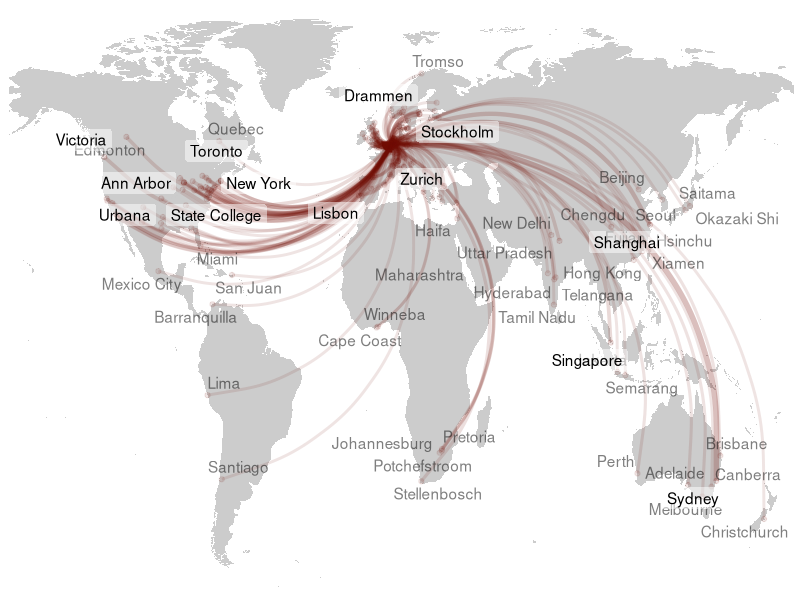
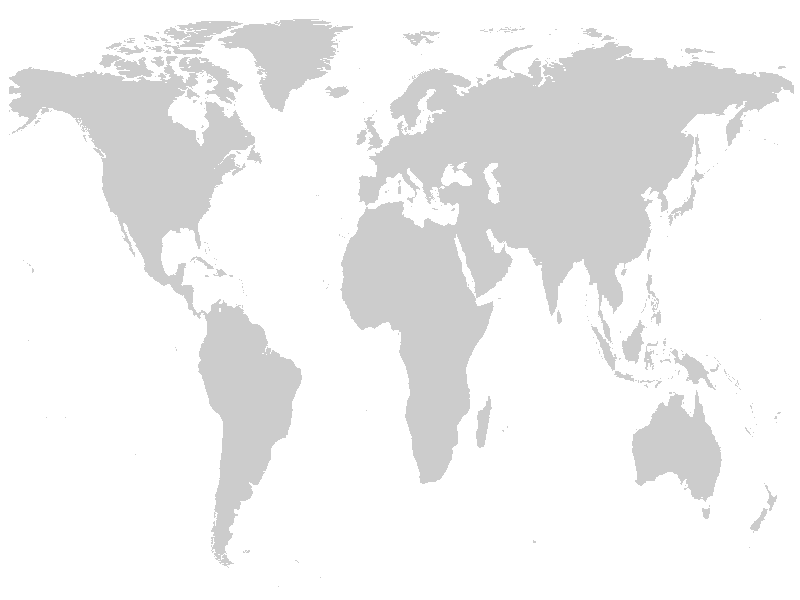
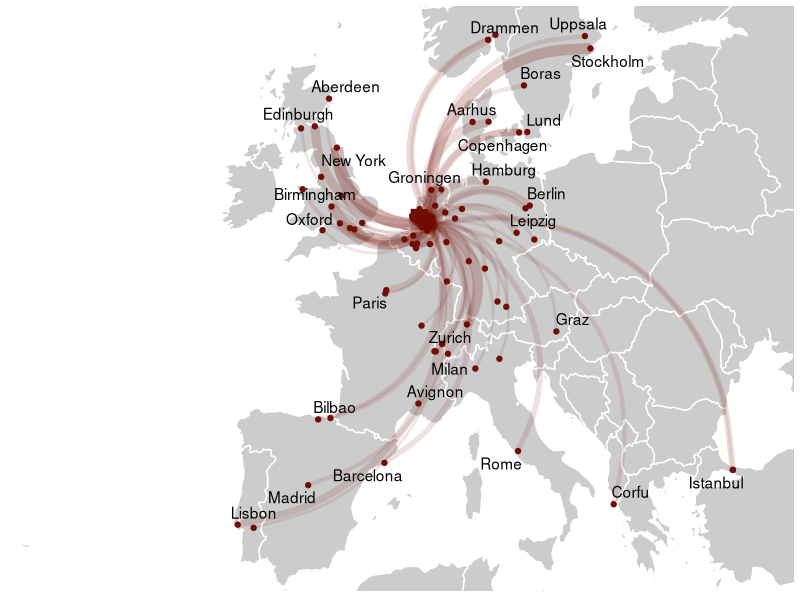
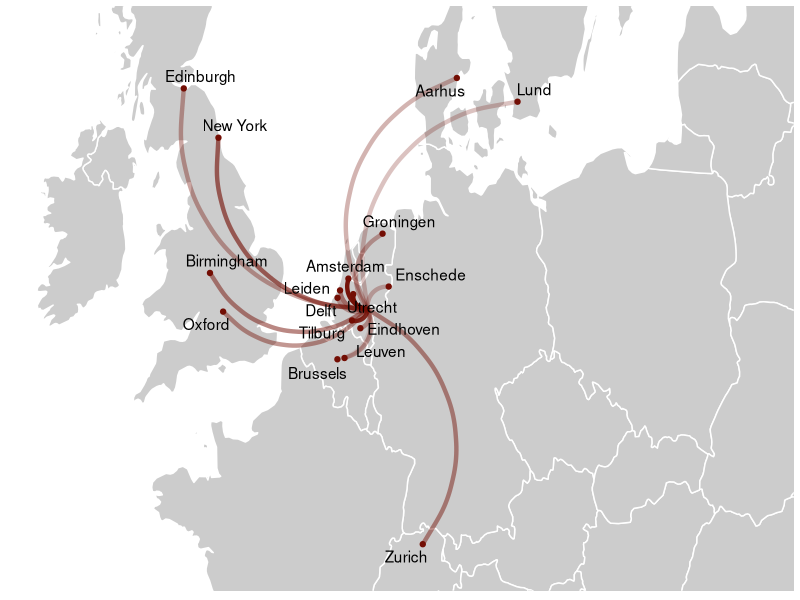
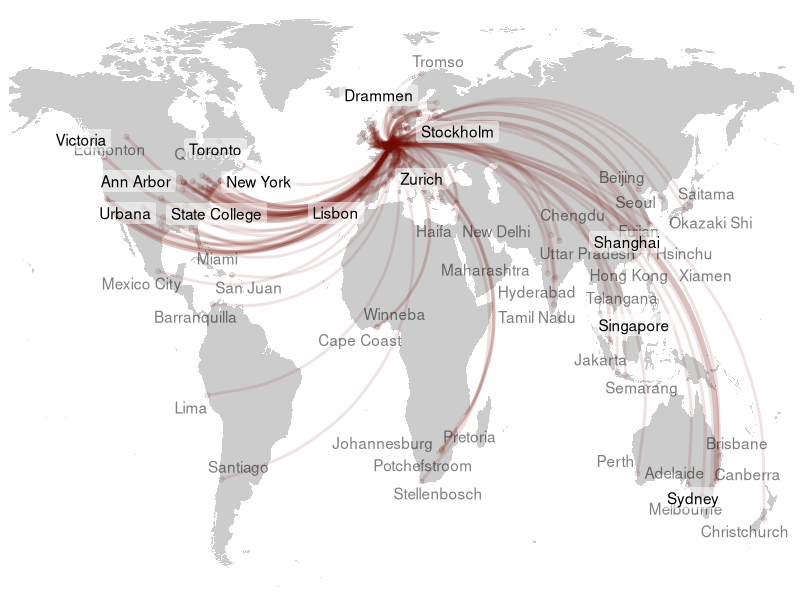
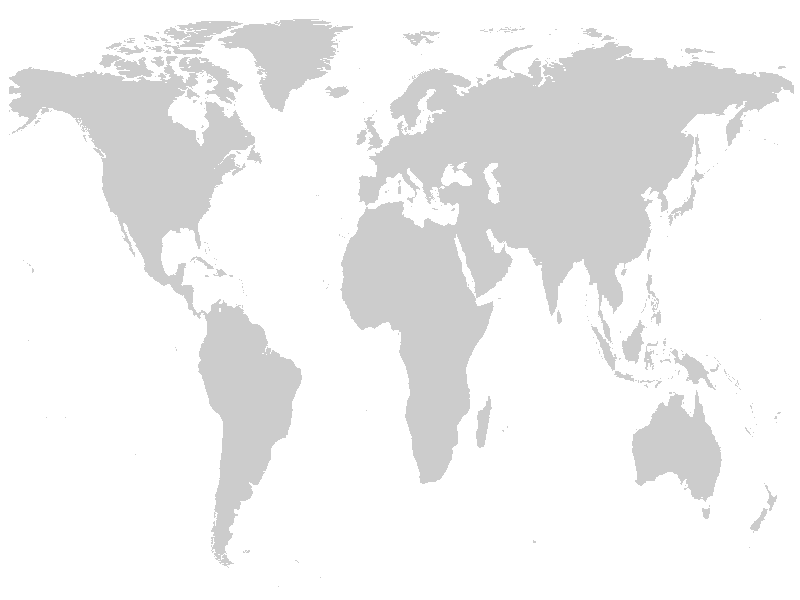
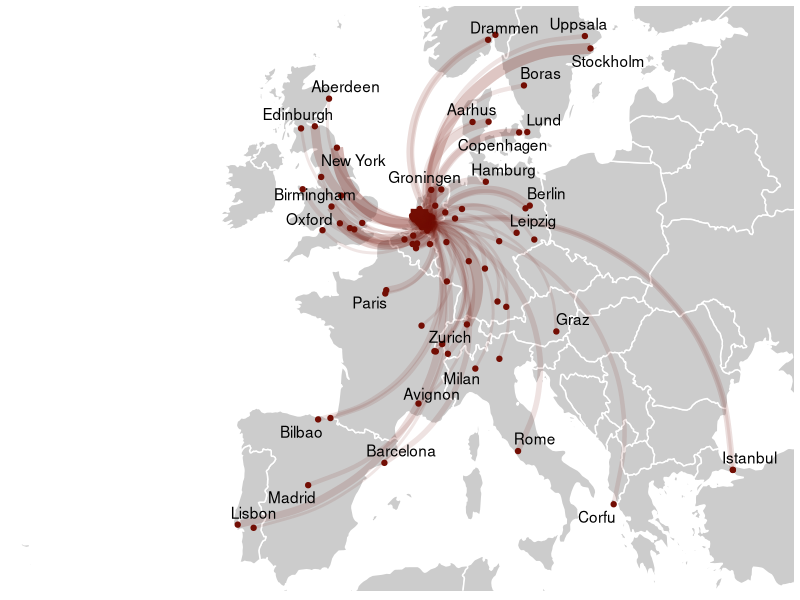
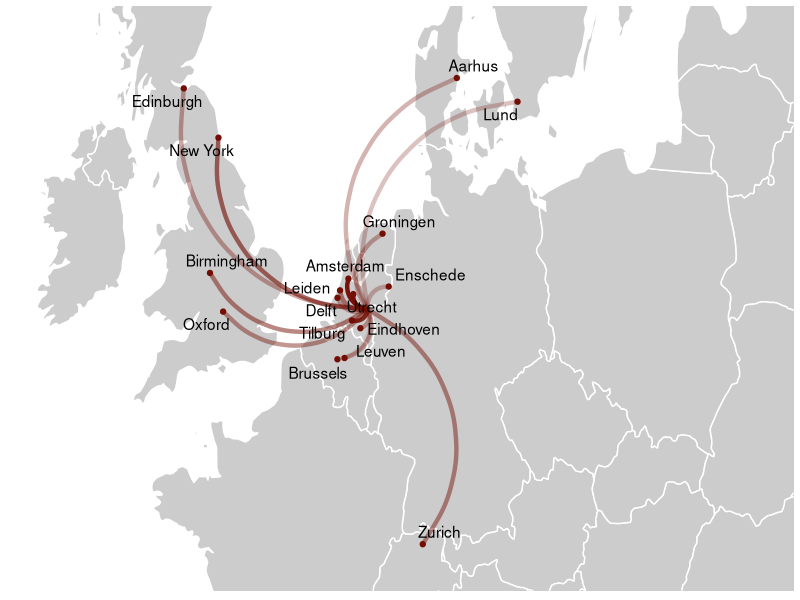

The R source for these figures, in order: (Note: this script raises an error after producing the figures.)
# CLS bibliometrics: Map
# MD 2024


# Packages and useful functions

list.of.packages <- c("tidyverse",
                      "viridis",
                      "ggthemes",
                      "bibliometrix",
                      "openalexR",
                      "dimensionsR",
                      "pubmedR",
                      "rscopus",
                      "ggmap",
                      "tmaptools",
                      "ggrepel")
new.packages <- list.of.packages[!(list.of.packages %in% installed.packages()[,"Package"])]
if(length(new.packages)) install.packages(new.packages)
lapply(list.of.packages, require, character.only=T)


# smol things
`%notin%` <- function(x,y) !(x %in% y) 
mean.na <- function(x) mean(x, na.rm = T)
median.na <- function(x) median(x, na.rm= T)
min.na <- function(x) min(x, na.rm = T)
max.na <- function(x) max(x, na.rm = T)
sd.na <- function(x) sd(x, na.rm = T)
sum.na <- function(x) sum(x, na.rm = T)

# useful resources



# Load data ---------------------------------------------------------------

locations.raw <- read_csv("data/cls-locations_raw.csv")

# simplify df and create one that has counts
locations <- locations.raw |>
  select(country, city, institution, lat, lon)
locations_counts <- locations |>
  group_by(city,lat,lon,country) |>
  summarise(count = n()) |>
  ungroup() |>
  arrange(desc(count))

locations_institutions_counts <- locations |>
  group_by(city,institution,lat,lon,country) |>
  summarise(count = n()) |>
  ungroup() |>
  arrange(desc(count))

# some descriptive stats
top25_institutions <- locations_institutions_counts |>
  slice(2:26) |> select(institution) |> unlist() |> as.vector()

top25_outside_nijmegen <- locations_institutions_counts |>
  filter(city != "Nijmegen") |>
  slice(1:25) |> select(institution) |> unlist() |> as.vector()

top25_outside_NL <- locations_institutions_counts |>
  filter(country != "Netherlands") |>
  slice(1:25) |> select(institution) |> unlist() |> as.vector()

top25_places <- locations_counts |>
  filter(city != "Nijmegen") |>
  slice(1:25) |> select(city) |> unlist() |> as.vector()

top25_places_outside_NL <- locations_counts |>
  filter(country != "Netherlands") |>
  slice(1:25) |> select(city) |> unlist() |> as.vector()


# Network -----------------------------------------------------------------

# all places outside Nijmegen are there because they are part of the CLS
# co-authorship network. So we want to draw lines from all those places to
# Nijmegen, using line width as aesthetic for frequency.


network <- locations_counts |>
  mutate(from = "Nijmegen", to = city) |>
  select(from,to,count,lat,lon) |>
  rename("lat.to" = "lat",
         "lon.to" = "lon") |>
  mutate(lat.n = 51.8,
         lon.n = 5.84) |>
  filter(to != "Nijmegen")

network_institutions <- locations_institutions_counts |>
  mutate(from = "Nijmegen", to = city) |>
  select(from,to,institution,count,lat,lon) |>
  rename("lat.to" = "lat",
         "lon.to" = "lon") |>
  mutate(lat.n = 51.8,
         lon.n = 5.84) |>
  filter(institution != "Radboud Univ Nijmegen")


# some desc stats
unique(network$to)
unique(locations$country)


# Maps --------------------------------------------------------------------

# Let's map. This is using theme_map() and a simple world outline from ggplot.

# for the labels, there are too many to plot all so we're using ggrepel. We want
# to privilege labels by frequency, so we plot in two layers: first the labels
# not in the top 25 outside NL (with geom_text_repel); next the places in the
# top 25 (with geom_label_repel). Using two calls makes it possible to have some
# choice in what labels get hidden because of overlaps.
network %>%
  ggplot(aes(lon.to,lat.to)) +
  theme_map() + 
  theme(legend.position="none") +
  borders("world",colour=NA,fill="#cccccc") +
  coord_cartesian(ylim=c(-55,80),xlim=c(-150,170)) +
  geom_point(aes(alpha=log(count)),
             colour="#730e04") +
  geom_curve(aes(x=lon.to,xend=lon.n,
                 y=lat.to,yend=lat.n,
                 linewidth=count,
                 alpha=count),
             colour="#730e04") +
  geom_text_repel(data = . %>% filter(to %notin% top25_places_outside_NL),
                  aes(label=to),
                  segment.color="#cccccc",
                  min.segment.length = 20,
                  color="#000000",
                  alpha=0.50,
                  max.overlaps = 10) +
  geom_label_repel(data = . %>% filter(to %in% top25_places_outside_NL),
                  aes(label=to),
                  segment.color="#cccccc",
                  segment.alpha=0.5,
                  min.segment.length = 1,
                  label.size=NA,
                  fill= alpha(c("white"),0.5),
                  max.overlaps = 20) 
ggsave("cls-network-world.png",width=12,height=6,bg="white")

# generate an empty canvas that can be used for animating a slide
network %>%
  ggplot(aes(lon.to,lat.to)) +
  theme_map() + 
  theme(legend.position="none",
        text=element_text(family="Open Sans")) +
  borders("world",colour=NA,fill="#cccccc") +
  coord_cartesian(ylim=c(-55,80),xlim=c(-150,170))
ggsave("cls-network-world-canvas.png",width=12,height=6,bg="white")


# cropped to Europe


# some good coordinates for cropping
# northern europe: lat = c(45,58) lon = c(-10,15)
# bigger europe: lat = c(37,58) lon=c(-12,36)

crop_coordinates <- list(lat = c(37,60),  # lat = y
                         lon = c(-24,31)) # lon = x


network.europe <- network |>
  filter(lat.to > crop_coordinates$lat[1], lon.to > crop_coordinates$lon[1]) |>
  filter(lat.to < crop_coordinates$lat[2], lon.to < crop_coordinates$lon[2])


# some customizations here to fix labels — main reason is to show the top
# frequent but leave no isolated points unlabelled
these_labels <- c("Aberdeen", "Avignon", "Barcelona", "Belfast", "Bilbao", "Boras", "Cologne", "Corfu", "Dublin", "Graz", "Gothenburg", "Hamburg", "Leuven", "Madrid", "Milan", "Oxford", "Paris", "Rome", "Stockholm", "Uppsala", "Warsaw")

# the cropping using coord_cartesian() makes it possible
network.europe |>
  filter(count > 1, to != "Sittard") |>
  ggplot(aes(lon.to,lat.to)) +
  theme_map() + theme(legend.position="none") +
  borders("world",colour="white",fill="#cccccc") +
  coord_cartesian(ylim=c(crop_coordinates$lat[1],crop_coordinates$lat[2]),
                  xlim=c(crop_coordinates$lon[1],crop_coordinates$lon[2])) +
  geom_point(colour="#730e04") +
  geom_curve(aes(x=lon.to,xend=lon.n,
                 y=lat.to,yend=lat.n,
                 linewidth=log(count),
                 alpha=count),
             colour="#730e04") +
  geom_text_repel(data=. %>% filter(to %in% these_labels | count > 4),
                  aes(label=to),
                  min.segment.length = 40,
                  max.overlaps = 10)
ggsave("cls-network-europe.png",width=12,height=6.7555,bg="white")


crop_northernEU <- list(lat = c(47,57),  # lat = y
                        lon = c(-10,25)) # lon = x

network_institutions.europe <- network_institutions |>
  filter(lat.to > crop_northernEU$lat[1], lon.to > crop_northernEU$lon[1]) |>
  filter(lat.to < crop_northernEU$lat[2], lon.to < crop_northernEU$lon[2])


network_institutions.europe |>
  filter(institution %in% top25_outside_nijmegen,to !="Nijmegen") |>
  group_by(to) %>% slice(1) |>
  ggplot(aes(lon.to,lat.to)) +
  theme_map() + theme(legend.position="none") +
  borders("world",colour="white",fill="#cccccc") +
  coord_cartesian(ylim=c(crop_northernEU$lat[1],crop_northernEU$lat[2]),
                  xlim=c(crop_northernEU$lon[1],crop_northernEU$lon[2])) +
  geom_point(colour="#730e04") +
  geom_curve(aes(x=lon.to,xend=lon.n,
                 y=lat.to,yend=lat.n,
                 alpha=count),
             linewidth=1.5,
             colour="#730e04") +
  geom_text_repel(aes(label=to),
                  min.segment.length = 20,
                  max.overlaps = Inf)
ggsave("cls-network-institutions_europe.png",width=12,height=6.7555,bg="white")


# Experimental: network on globe ------------------------------------------

# make it a globe

# BTW adding labels doesn't work yet here, probably because geom_text_repel has
# difficulty dealing with labels that fall behind the globe (and these are hard
# to filter)
network %>%
  ggplot(aes(lon.to,lat.to)) +
  theme_map() + theme(legend.position="none") +
  borders("world",colour="#ffffff",fill="#cccccc") +
  coord_map("ortho",
            orientation = c(40,0,-50),
            ylim = c(-90, 160),
            xlim = c(-120, 120)) +
  geom_point(color="#730e04") +
  geom_segment(aes(x=lon.to,xend=lon.n,
                   y=lat.to,yend=lat.n,
                   linewidth=count,
                   alpha=count),
               colour="#730e04") 
# geom_text_repel(aes(label=to),
#                 max.overlaps = 50)
ggsave("cls-network-globe.png",width=12,height=12,bg="white")



# Institutions ------------------------------------------------------------

# or by institutions

network_institutions %>%
  ggplot(aes(lon.to,lat.to)) +
  theme_map() + 
  theme(legend.position="none") +
  borders("world",colour=NA,fill="#cccccc") +
  coord_cartesian(ylim=c(-55,80),xlim=c(-150,170)) +
  geom_point(colour="#730e04") +
  geom_curve(aes(x=lon.to,xend=lon.n,
                 y=lat.to,yend=lat.n,
                 linewidth=count,
                 alpha=count),
             colour="#730e04") +
  geom_text_repel(aes(label=institution),
                  min.segment.length = 10)
ggsave("cls-network-institutions-world.png",width=12,height=6,bg="white")

# or with only the top 25
# this needs work consolidating spelling variants etc.
# probably better to use WoS institution field
network_institutions %>%
  filter(institution %in% top25_outside_NL &
           to != "Nijmegen") |>
  ggplot(aes(lon.to,lat.to)) +
  theme_map() + 
  theme(legend.position="none") +
  borders("world",colour=NA,fill="#cccccc") +
  coord_cartesian(ylim=c(-55,80),xlim=c(-150,170)) +
  geom_point(colour="#730e04") +
  geom_curve(aes(x=lon.to,xend=lon.n,
                 y=lat.to,yend=lat.n,
                 linewidth=count,
                 alpha=count),
             colour="#730e04") +
  geom_text_repel(aes(label=institution),
                  max.overlaps = Inf)
#ggsave("cls-network-institutions-world.png",width=12,height=6,bg="white")



# institutions
institutions <- d$C3

institutions_separated <- unlist(strsplit(institutions, "; "))


